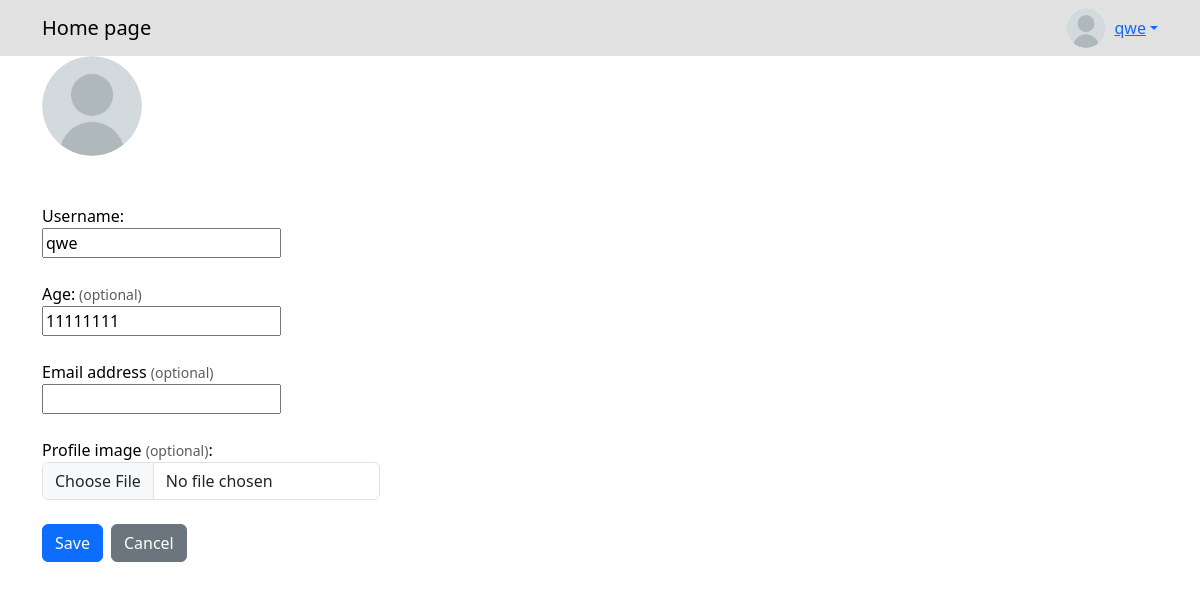
Screenshot of /accounts/edituser/5 (signed in) with the database file from the repository.
### accounts/models.py (models this page shows, shortened)
class CustomUser(AbstractUser):
    age = models.PositiveIntegerField(null=True, blank=True)
    profile_image = models.ImageField(upload_to='profile_image/', null=True, blank=True, default='profile_image/default_profile_image.jpg')

### accounts/views.py (the view)
# urls.py: path('edituser/<int:id>', views.CustomUserChangeView, name='edituser'),
def CustomUserChangeView(request, id):
    user = get_object_or_404(CustomUser, id=id)
    form = CustomUserChangeForm(request.POST, request.FILES, instance = user)
    if request.user.id != id:
        messages.error(request, "It's not your account!")
        return redirect('home')
    if request.method == 'POST':
        if 'Delete profile image' in request.POST:
            user.profile_image = 'profile_image/default_profile_image.jpg'
            user.save()
            messages.success(request, 'Profile image removed')
            return redirect('edituser', id)
        if form.is_valid():
            form.save()
            messages.success(request, 'Account successfully edited!')
            return redirect('home')
    else:
        form =  CustomUserChangeForm(instance = user)
    return render(request, 'edituser.html',{'form':CustomUserChangeForm(instance=user),'CustomUser':user})

### accounts/forms.py
class CustomUserChangeForm(UserChangeForm):
    class Meta:
        model = CustomUser
        fields = ['username', 'age', 'profile_image', 'email']

### templates/edituser.html (shortened to what this page needs)
{% extends 'base.html' %}
{% block body %}
<div class="container">
    {% if request.user.profile_image.name == 'profile_image/default_profile_image.jpg' %}
        <img src="{{'/static/profile_image/default_profile_image.jpg'}}" class="rounded-circle" style="width: 100px; height: 100px; object-fit: cover;">
    {% else %}
        <img src="{{request.user.profile_image.url}}" class="rounded-circle" class="rounded-circle" style="width: 100px; height: 100px; object-fit: cover;">
    {% endif %}
    <br><br>
    <br>
    <form method="post" enctype="multipart/form-data">{% csrf_token %}
        {{form.username.label_tag}}<div class="col-sm-10">{{form.username}}</div><br>
        {{form.age.label_tag}}<small class="form-text text-muted"> (optional)</small><div class="col-sm-10">{{form.age}}</div><br>
         <label for="{{form.email.id_for_label}}">Email address <small class="form-text text-muted">(optional)</small></label>
         <div class="col-sm-10">{{form.email}}</div><br>
        {% if not request.user.profile_image.name == 'profile_image/default_profile_image.jpg' %}
            <label for="{{form.profile_image.id_for_label}}">Change profile image:</label>
            <input type="file" name="{{form.profile_image.name}}" class="form-control form-control-file w-auto" />
        {% else %}
            <label for="{{form.profile_image.id_for_label}}">Profile image <small class="form-text text-muted">(optional)</small>:</label>
            <input type="file" name="{{form.profile_image.name}}" class="form-control form-control-file w-auto" />
        {% endif %}
        <br>
        <div class="d-flex gap-2">
            <button class="btn btn-primary" type="submit">Save</button>
            <a href="{% url 'home' %}" class="btn btn-secondary">Cancel</a>
        </div>
        <br>
{% endblock %}

### templates/base.html (shortened to what this page needs)
<!DOCTYPE html>
<html lang="en">
<head>
<link href="https://cdn.jsdelivr.net/npm/bootstrap@5.3.0-alpha1/dist/css/bootstrap.min.css" rel="stylesheet">
</head>
<body>
     <nav class="navbar navbar-light"  style="background-color:rgba(180,180,180,0.4);">
        <div class="container">
            <a class="navbar-brand" href="{% url 'home' %}">Home page</a>
            <div class="ms-auto d-flex align-items-center">
                {% if request.user.id %}
                    <div class="dropdown">
                        <a href="#" class="dropdown-toggle d-flex align-items-center" id="profileDropdown" data-bs-toggle="dropdown" aria-expanded="false">
                            {% if request.user.profile_image.name == 'profile_image/default_profile_image.jpg' %}
                                <img src="{{'/static/profile_image/default_profile_image.jpg'}}" class="rounded-circle" style="width: 40px; height: 40px; object-fit: cover;">
                            {% else %}
                                <img src="{{request.user.profile_image.url}}" class="rounded-circle" class="rounded-circle" style="width: 40px; height: 40px; object-fit: cover;">
                            {% endif %}
                            <span class="ms-2"> {{ request.user.username }} </span>
                        </a>
                    </div>
                {% else %}
                    <a class="nav-link d-inline" href="{% url 'login' %}">Sign in </a>
                    <span class="mx-2">|</span>
                    <a class="nav-link d-inline" href="{% url 'register' %}">Sign Up</a>
                {% endif %}
            </div>
        </div>
     </nav>
     {% block body %}{% endblock %}

### templates/base.html (style rules this page uses)
body { background-image: url('https://images.pexels.com/photos/2736499/pexels-photo-2736499.jpeg?auto=compress&cs=tinysrgb&w=1260&h=750&dpr=1'); background-size: cover; background-repeat: no-repeat; background-attachment: fixed; background-position: center; color: black; }

### rows the page displays
CustomUser: user.username "qwe", username "qwe", age "11111111"
